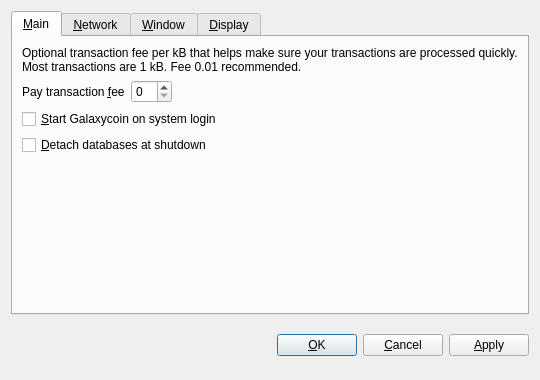
<?xml version="1.0" encoding="UTF-8"?>
<ui version="4.0">
 <class>OptionsDialog</class>
 <widget class="QDialog" name="OptionsDialog">
  <property name="geometry">
   <rect>
    <x>0</x>
    <y>0</y>
    <width>540</width>
    <height>380</height>
   </rect>
  </property>
  <property name="windowTitle">
   <string>Options</string>
  </property>
  <property name="modal">
   <bool>true</bool>
  </property>
  <layout class="QVBoxLayout" name="verticalLayout">
   <item>
    <widget class="QTabWidget" name="tabWidget">
     <property name="tabPosition">
      <enum>QTabWidget::North</enum>
     </property>
     <property name="currentIndex">
      <number>0</number>
     </property>
     <widget class="QWidget" name="tabMain">
      <attribute name="title">
       <string>&amp;Main</string>
      </attribute>
      <layout class="QVBoxLayout" name="verticalLayout_Main">
       <item>
        <widget class="QLabel" name="transactionFeeInfoLabel">
         <property name="text">
          <string>Optional transaction fee per kB that helps make sure your transactions are processed quickly. Most transactions are 1 kB. Fee 0.01 recommended.</string>
         </property>
         <property name="textFormat">
          <enum>Qt::PlainText</enum>
         </property>
         <property name="wordWrap">
          <bool>true</bool>
         </property>
        </widget>
       </item>
       <item>
        <layout class="QHBoxLayout" name="horizontalLayout_Main">
         <item>
          <widget class="QLabel" name="transactionFeeLabel">
           <property name="text">
            <string>Pay transaction &amp;fee</string>
           </property>
           <property name="textFormat">
            <enum>Qt::PlainText</enum>
           </property>
           <property name="buddy">
            <cstring>transactionFee</cstring>
           </property>
          </widget>
         </item>
         <item>
          <widget class="BitcoinAmountField" name="transactionFee"/>
         </item>
         <item>
          <spacer name="horizontalSpacer_Main">
           <property name="orientation">
            <enum>Qt::Horizontal</enum>
           </property>
           <property name="sizeHint" stdset="0">
            <size>
             <width>40</width>
             <height>20</height>
            </size>
           </property>
          </spacer>
         </item>
        </layout>
       </item>
       <item>
        <widget class="QCheckBox" name="bitcoinAtStartup">
         <property name="toolTip">
          <string>Automatically start Galaxycoin after logging in to the system.</string>
         </property>
         <property name="text">
          <string>&amp;Start Galaxycoin on system login</string>
         </property>
        </widget>
       </item>
       <item>
        <widget class="QCheckBox" name="detachDatabases">
         <property name="toolTip">
          <string>Detach block and address databases at shutdown. This means they can be moved to another data directory, but it slows down shutdown. The wallet is always detached.</string>
         </property>
         <property name="text">
          <string>&amp;Detach databases at shutdown</string>
         </property>
        </widget>
       </item>
       <item>
        <spacer name="verticalSpacer_Main">
         <property name="orientation">
          <enum>Qt::Vertical</enum>
         </property>
         <property name="sizeHint" stdset="0">
          <size>
           <width>20</width>
           <height>40</height>
          </size>
         </property>
        </spacer>
       </item>
      </layout>
     </widget>
     <widget class="QWidget" name="tabNetwork">
      <attribute name="title">
       <string>&amp;Network</string>
      </attribute>
      <layout class="QVBoxLayout" name="verticalLayout_Network">
       <item>
        <widget class="QCheckBox" name="mapPortUpnp">
         <property name="toolTip">
          <string>Automatically open the Galaxycoin client port on the router. This only works when your router supports UPnP and it is enabled.</string>
         </property>
         <property name="text">
          <string>Map port using &amp;UPnP</string>
         </property>
        </widget>
       </item>
       <item>
        <widget class="QCheckBox" name="connectSocks">
         <property name="toolTip">
          <string>Connect to the Galaxycoin network through a SOCKS proxy (e.g. when connecting through Tor).</string>
         </property>
         <property name="text">
          <string>&amp;Connect through SOCKS proxy:</string>
         </property>
        </widget>
       </item>
       <item>
        <layout class="QHBoxLayout" name="horizontalLayout_Network">
         <item>
          <widget class="QLabel" name="proxyIpLabel">
           <property name="text">
            <string>Proxy &amp;IP:</string>
           </property>
           <property name="textFormat">
            <enum>Qt::PlainText</enum>
           </property>
           <property name="buddy">
            <cstring>proxyIp</cstring>
           </property>
          </widget>
         </item>
         <item>
          <widget class="QValidatedLineEdit" name="proxyIp">
           <property name="maximumSize">
            <size>
             <width>140</width>
             <height>16777215</height>
            </size>
           </property>
           <property name="toolTip">
            <string>IP address of the proxy (e.g. 127.0.0.1)</string>
           </property>
          </widget>
         </item>
         <item>
          <widget class="QLabel" name="proxyPortLabel">
           <property name="text">
            <string>&amp;Port:</string>
           </property>
           <property name="textFormat">
            <enum>Qt::PlainText</enum>
           </property>
           <property name="buddy">
            <cstring>proxyPort</cstring>
           </property>
          </widget>
         </item>
         <item>
          <widget class="QLineEdit" name="proxyPort">
           <property name="maximumSize">
            <size>
             <width>55</width>
             <height>16777215</height>
            </size>
           </property>
           <property name="toolTip">
            <string>Port of the proxy (e.g. 9050)</string>
           </property>
          </widget>
         </item>
         <item>
          <widget class="QLabel" name="socksVersionLabel">
           <property name="text">
            <string>SOCKS &amp;Version:</string>
           </property>
           <property name="textFormat">
            <enum>Qt::PlainText</enum>
           </property>
           <property name="buddy">
            <cstring>socksVersion</cstring>
           </property>
          </widget>
         </item>
         <item>
          <widget class="QValueComboBox" name="socksVersion">
           <property name="toolTip">
            <string>SOCKS version of the proxy (e.g. 5)</string>
           </property>
          </widget>
         </item>
         <item>
          <spacer name="horizontalSpacer_Network">
           <property name="orientation">
            <enum>Qt::Horizontal</enum>
           </property>
           <property name="sizeHint" stdset="0">
            <size>
             <width>40</width>
             <height>20</height>
            </size>
           </property>
          </spacer>
         </item>
        </layout>
       </item>
       <item>
        <spacer name="verticalSpacer_Network">
         <property name="orientation">
          <enum>Qt::Vertical</enum>
         </property>
         <property name="sizeHint" stdset="0">
          <size>
           <width>20</width>
           <height>40</height>
          </size>
         </property>
        </spacer>
       </item>
      </layout>
     </widget>
     <widget class="QWidget" name="tabWindow">
      <attribute name="title">
       <string>&amp;Window</string>
      </attribute>
      <layout class="QVBoxLayout" name="verticalLayout_Window">
       <item>
        <widget class="QCheckBox" name="minimizeToTray">
         <property name="toolTip">
          <string>Show only a tray icon after minimizing the window.</string>
         </property>
         <property name="text">
          <string>&amp;Minimize to the tray instead of the taskbar</string>
         </property>
        </widget>
       </item>
       <item>
        <widget class="QCheckBox" name="minimizeOnClose">
         <property name="toolTip">
          <string>Minimize instead of exit the application when the window is closed. When this option is enabled, the application will be closed only after selecting Quit in the menu.</string>
         </property>
         <property name="text">
          <string>M&amp;inimize on close</string>
         </property>
        </widget>
       </item>
       <item>
        <spacer name="verticalSpacer_Window">
         <property name="orientation">
          <enum>Qt::Vertical</enum>
         </property>
         <property name="sizeHint" stdset="0">
          <size>
           <width>20</width>
           <height>40</height>
          </size>
         </property>
        </spacer>
       </item>
      </layout>
     </widget>
     <widget class="QWidget" name="tabDisplay">
      <attribute name="title">
       <string>&amp;Display</string>
      </attribute>
      <layout class="QVBoxLayout" name="verticalLayout_Display">
       <item>
        <layout class="QHBoxLayout" name="horizontalLayout_1_Display">
         <item>
          <widget class="QLabel" name="langLabel">
           <property name="text">
            <string>User Interface &amp;language:</string>
           </property>
           <property name="textFormat">
            <enum>Qt::PlainText</enum>
           </property>
           <property name="buddy">
            <cstring>lang</cstring>
           </property>
          </widget>
         </item>
         <item>
          <widget class="QValueComboBox" name="lang">
           <property name="toolTip">
            <string>The user interface language can be set here. This setting will take effect after restarting Galaxycoin.</string>
           </property>
          </widget>
         </item>
        </layout>
       </item>
       <item>
        <layout class="QHBoxLayout" name="horizontalLayout_2_Display">
         <item>
          <widget class="QLabel" name="unitLabel">
           <property name="text">
            <string>&amp;Unit to show amounts in:</string>
           </property>
           <property name="textFormat">
            <enum>Qt::PlainText</enum>
           </property>
           <property name="buddy">
            <cstring>unit</cstring>
           </property>
          </widget>
         </item>
         <item>
          <widget class="QValueComboBox" name="unit">
           <property name="toolTip">
            <string>Choose the default subdivision unit to show in the interface and when sending coins.</string>
           </property>
          </widget>
         </item>
        </layout>
       </item>
       <item>
        <widget class="QCheckBox" name="displayAddresses">
         <property name="toolTip">
          <string>Whether to show Galaxycoin addresses in the transaction list or not.</string>
         </property>
         <property name="text">
          <string>&amp;Display addresses in transaction list</string>
         </property>
        </widget>
       </item>
       <item>
        <spacer name="verticalSpacer_Display">
         <property name="orientation">
          <enum>Qt::Vertical</enum>
         </property>
         <property name="sizeHint" stdset="0">
          <size>
           <width>20</width>
           <height>40</height>
          </size>
         </property>
        </spacer>
       </item>
      </layout>
     </widget>
    </widget>
   </item>
   <item>
    <layout class="QHBoxLayout" name="horizontalLayout_Buttons">
     <item>
      <spacer name="horizontalSpacer_1">
       <property name="orientation">
        <enum>Qt::Horizontal</enum>
       </property>
       <property name="sizeHint" stdset="0">
        <size>
         <width>40</width>
         <height>48</height>
        </size>
       </property>
      </spacer>
     </item>
     <item>
      <widget class="QLabel" name="statusLabel">
       <property name="font">
        <font>
         <weight>75</weight>
         <bold>true</bold>
        </font>
       </property>
       <property name="text">
        <string/>
       </property>
       <property name="textFormat">
        <enum>Qt::PlainText</enum>
       </property>
       <property name="wordWrap">
        <bool>true</bool>
       </property>
      </widget>
     </item>
     <item>
      <spacer name="horizontalSpacer_2">
       <property name="orientation">
        <enum>Qt::Horizontal</enum>
       </property>
       <property name="sizeHint" stdset="0">
        <size>
         <width>40</width>
         <height>48</height>
        </size>
       </property>
      </spacer>
     </item>
     <item>
      <widget class="QPushButton" name="okButton">
       <property name="text">
        <string>&amp;OK</string>
       </property>
      </widget>
     </item>
     <item>
      <widget class="QPushButton" name="cancelButton">
       <property name="text">
        <string>&amp;Cancel</string>
       </property>
       <property name="autoDefault">
        <bool>false</bool>
       </property>
      </widget>
     </item>
     <item>
      <widget class="QPushButton" name="applyButton">
       <property name="text">
        <string>&amp;Apply</string>
       </property>
       <property name="autoDefault">
        <bool>false</bool>
       </property>
      </widget>
     </item>
    </layout>
   </item>
  </layout>
 </widget>
 <customwidgets>
  <customwidget>
   <class>BitcoinAmountField</class>
   <extends>QSpinBox</extends>
   <header>bitcoinamountfield.h</header>
  </customwidget>
  <customwidget>
   <class>QValueComboBox</class>
   <extends>QComboBox</extends>
   <header>qvaluecombobox.h</header>
  </customwidget>
  <customwidget>
   <class>QValidatedLineEdit</class>
   <extends>QLineEdit</extends>
   <header>qvalidatedlineedit.h</header>
  </customwidget>
 </customwidgets>
 <resources/>
 <connections/>
</ui>
